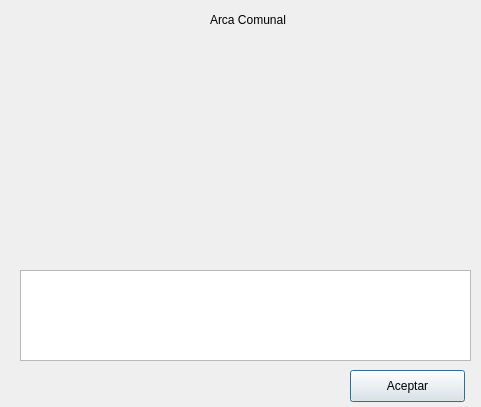
<?xml version="1.0" encoding="UTF-8"?>
<ui version="4.0">
 <class>CommunityChestDialog</class>
 <widget class="QDialog" name="CommunityChestDialog">
  <property name="geometry">
   <rect>
    <x>0</x>
    <y>0</y>
    <width>481</width>
    <height>407</height>
   </rect>
  </property>
  <property name="windowTitle">
   <string>Dialog</string>
  </property>
  <widget class="QPushButton" name="pushButton">
   <property name="geometry">
    <rect>
     <x>350</x>
     <y>370</y>
     <width>115</width>
     <height>32</height>
    </rect>
   </property>
   <property name="text">
    <string>Aceptar</string>
   </property>
  </widget>
  <widget class="QLabel" name="label">
   <property name="geometry">
    <rect>
     <x>210</x>
     <y>10</y>
     <width>91</width>
     <height>19</height>
    </rect>
   </property>
   <property name="text">
    <string>Arca Comunal</string>
   </property>
  </widget>
  <widget class="QLabel" name="label_2">
   <property name="geometry">
    <rect>
     <x>20</x>
     <y>40</y>
     <width>221</width>
     <height>221</height>
    </rect>
   </property>
   <property name="text">
    <string/>
   </property>
   <property name="pixmap">
    <pixmap resource="MonopolioRecursos.qrc">:/logo.jpg</pixmap>
   </property>
   <property name="scaledContents">
    <bool>true</bool>
   </property>
  </widget>
  <widget class="QLabel" name="label_3">
   <property name="geometry">
    <rect>
     <x>230</x>
     <y>80</y>
     <width>62</width>
     <height>19</height>
    </rect>
   </property>
   <property name="text">
    <string/>
   </property>
  </widget>
  <widget class="QLabel" name="label_4">
   <property name="geometry">
    <rect>
     <x>260</x>
     <y>40</y>
     <width>191</width>
     <height>201</height>
    </rect>
   </property>
   <property name="text">
    <string/>
   </property>
   <property name="pixmap">
    <pixmap resource="MonopolioRecursos.qrc">:/chest.gif</pixmap>
   </property>
   <property name="scaledContents">
    <bool>true</bool>
   </property>
  </widget>
  <widget class="QTextEdit" name="infoArea">
   <property name="geometry">
    <rect>
     <x>20</x>
     <y>270</y>
     <width>451</width>
     <height>91</height>
    </rect>
   </property>
   <property name="readOnly">
    <bool>true</bool>
   </property>
  </widget>
 </widget>
 <resources>
  <include location="MonopolioRecursos.qrc"/>
 </resources>
 <connections/>
</ui>
